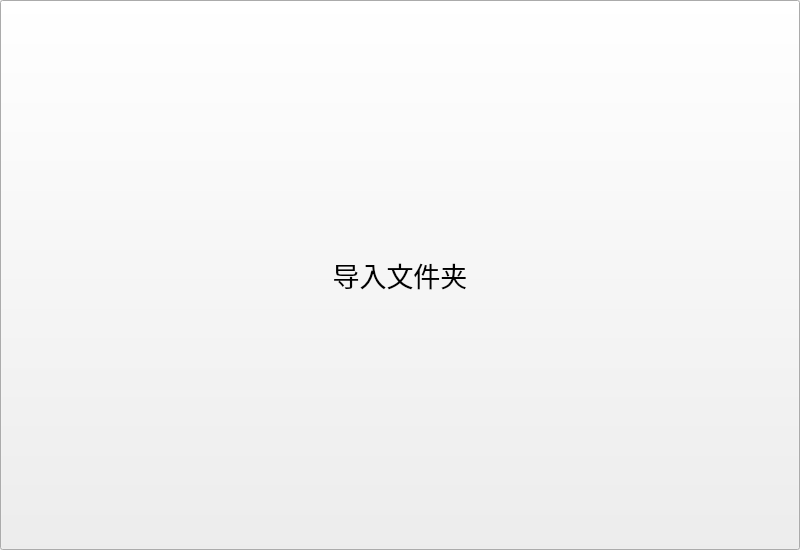
<?xml version="1.0" encoding="UTF-8"?>
<ui version="4.0">
 <class>merge</class>
 <widget class="QWidget" name="merge">
  <property name="geometry">
   <rect>
    <x>0</x>
    <y>0</y>
    <width>800</width>
    <height>550</height>
   </rect>
  </property>
  <property name="sizePolicy">
   <sizepolicy hsizetype="Preferred" vsizetype="Preferred">
    <horstretch>2</horstretch>
    <verstretch>2</verstretch>
   </sizepolicy>
  </property>
  <property name="minimumSize">
   <size>
    <width>760</width>
    <height>500</height>
   </size>
  </property>
  <property name="maximumSize">
   <size>
    <width>850</width>
    <height>600</height>
   </size>
  </property>
  <property name="windowTitle">
   <string>merge</string>
  </property>
  <widget class="QStackedWidget" name="merge_pages">
   <property name="geometry">
    <rect>
     <x>0</x>
     <y>0</y>
     <width>800</width>
     <height>550</height>
    </rect>
   </property>
   <property name="sizePolicy">
    <sizepolicy hsizetype="Preferred" vsizetype="Preferred">
     <horstretch>2</horstretch>
     <verstretch>2</verstretch>
    </sizepolicy>
   </property>
   <property name="minimumSize">
    <size>
     <width>760</width>
     <height>500</height>
    </size>
   </property>
   <property name="maximumSize">
    <size>
     <width>850</width>
     <height>600</height>
    </size>
   </property>
   <property name="lineWidth">
    <number>0</number>
   </property>
   <property name="currentIndex">
    <number>0</number>
   </property>
   <widget class="QWidget" name="merge_open_dir_page">
    <property name="sizePolicy">
     <sizepolicy hsizetype="Preferred" vsizetype="Preferred">
      <horstretch>2</horstretch>
      <verstretch>2</verstretch>
     </sizepolicy>
    </property>
    <property name="minimumSize">
     <size>
      <width>760</width>
      <height>500</height>
     </size>
    </property>
    <property name="maximumSize">
     <size>
      <width>850</width>
      <height>600</height>
     </size>
    </property>
    <widget class="QPushButton" name="merge_open_dir_button">
     <property name="geometry">
      <rect>
       <x>0</x>
       <y>0</y>
       <width>800</width>
       <height>550</height>
      </rect>
     </property>
     <property name="sizePolicy">
      <sizepolicy hsizetype="Preferred" vsizetype="Preferred">
       <horstretch>2</horstretch>
       <verstretch>2</verstretch>
      </sizepolicy>
     </property>
     <property name="minimumSize">
      <size>
       <width>760</width>
       <height>500</height>
      </size>
     </property>
     <property name="maximumSize">
      <size>
       <width>850</width>
       <height>600</height>
      </size>
     </property>
     <property name="font">
      <font>
       <family>微软雅黑</family>
       <pointsize>20</pointsize>
      </font>
     </property>
     <property name="text">
      <string>导入文件夹</string>
     </property>
     <property name="iconSize">
      <size>
       <width>16</width>
       <height>16</height>
      </size>
     </property>
    </widget>
   </widget>
   <widget class="QWidget" name="merge_para_page">
    <property name="sizePolicy">
     <sizepolicy hsizetype="Preferred" vsizetype="Preferred">
      <horstretch>2</horstretch>
      <verstretch>2</verstretch>
     </sizepolicy>
    </property>
    <property name="minimumSize">
     <size>
      <width>760</width>
      <height>500</height>
     </size>
    </property>
    <property name="maximumSize">
     <size>
      <width>850</width>
      <height>600</height>
     </size>
    </property>
    <widget class="QPushButton" name="merge_output_path_button">
     <property name="geometry">
      <rect>
       <x>0</x>
       <y>320</y>
       <width>800</width>
       <height>50</height>
      </rect>
     </property>
     <property name="font">
      <font>
       <family>微软雅黑</family>
       <pointsize>20</pointsize>
      </font>
     </property>
     <property name="text">
      <string>请选择输出文件</string>
     </property>
    </widget>
    <widget class="QLabel" name="merge_row_heads_label">
     <property name="geometry">
      <rect>
       <x>410</x>
       <y>250</y>
       <width>281</width>
       <height>50</height>
      </rect>
     </property>
     <property name="font">
      <font>
       <family>微软雅黑</family>
       <pointsize>20</pointsize>
      </font>
     </property>
     <property name="text">
      <string>合并表格头行数(1-99):</string>
     </property>
    </widget>
    <widget class="QLineEdit" name="merge_row_heads_entry">
     <property name="geometry">
      <rect>
       <x>700</x>
       <y>250</y>
       <width>90</width>
       <height>50</height>
      </rect>
     </property>
     <property name="font">
      <font>
       <family>微软雅黑</family>
       <pointsize>20</pointsize>
      </font>
     </property>
    </widget>
    <widget class="QLineEdit" name="merge_column_entry">
     <property name="geometry">
      <rect>
       <x>300</x>
       <y>250</y>
       <width>90</width>
       <height>50</height>
      </rect>
     </property>
     <property name="font">
      <font>
       <family>微软雅黑</family>
       <pointsize>20</pointsize>
      </font>
     </property>
    </widget>
    <widget class="QLabel" name="merge_column_label">
     <property name="geometry">
      <rect>
       <x>10</x>
       <y>250</y>
       <width>291</width>
       <height>50</height>
      </rect>
     </property>
     <property name="font">
      <font>
       <family>微软雅黑</family>
       <pointsize>20</pointsize>
      </font>
     </property>
     <property name="text">
      <string>合并指引列(例如:1或A): </string>
     </property>
    </widget>
    <widget class="QLabel" name="merge_import_label">
     <property name="geometry">
      <rect>
       <x>0</x>
       <y>0</y>
       <width>800</width>
       <height>50</height>
      </rect>
     </property>
     <property name="font">
      <font>
       <family>微软雅黑</family>
       <pointsize>20</pointsize>
      </font>
     </property>
     <property name="text">
      <string>已导入文件:</string>
     </property>
    </widget>
    <widget class="QPushButton" name="merge_process_button">
     <property name="geometry">
      <rect>
       <x>0</x>
       <y>420</y>
       <width>800</width>
       <height>50</height>
      </rect>
     </property>
     <property name="font">
      <font>
       <family>微软雅黑</family>
       <pointsize>20</pointsize>
      </font>
     </property>
     <property name="text">
      <string>开始处理</string>
     </property>
    </widget>
    <widget class="QLabel" name="merge_output_path_label">
     <property name="geometry">
      <rect>
       <x>0</x>
       <y>370</y>
       <width>800</width>
       <height>50</height>
      </rect>
     </property>
     <property name="font">
      <font>
       <family>微软雅黑</family>
       <pointsize>10</pointsize>
      </font>
     </property>
     <property name="styleSheet">
      <string notr="true">background-color: rgb(247, 247, 247);</string>
     </property>
     <property name="text">
      <string/>
     </property>
     <property name="textInteractionFlags">
      <set>Qt::LinksAccessibleByMouse</set>
     </property>
    </widget>
    <widget class="QListView" name="merge_import_list_view">
     <property name="geometry">
      <rect>
       <x>0</x>
       <y>50</y>
       <width>800</width>
       <height>180</height>
      </rect>
     </property>
     <property name="sizePolicy">
      <sizepolicy hsizetype="Preferred" vsizetype="Preferred">
       <horstretch>2</horstretch>
       <verstretch>2</verstretch>
      </sizepolicy>
     </property>
     <property name="styleSheet">
      <string notr="true">background-color: rgb(247, 247, 247);</string>
     </property>
     <property name="editTriggers">
      <set>QAbstractItemView::NoEditTriggers</set>
     </property>
    </widget>
   </widget>
  </widget>
 </widget>
 <resources/>
 <connections/>
</ui>
